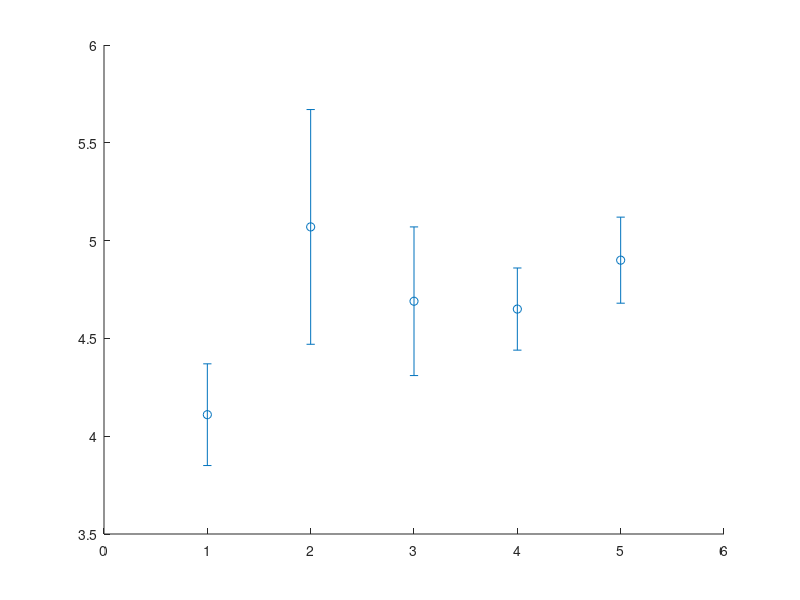

MATLAB code for this plot: (Note: this script raises an error after producing the figure.)
% Example data
lambda = [4.11, 5.07, 4.69, 4.65, 4.9]; % Values of lambda
lambda_error = [0.26, 0.6, 0.38, 0.21, 0.22]; % Confidence intervals (plus-minus values)
x_labels = {'LCO LiClO4', 'LCO LiPF6', 'NMC111 LiClO4', 'NMC111 LiPF6', 'NMC811'}; % X-axis labels (strings)

% Create figure
figure('Position', [100, 100, 600, 400]); % Adjust figure size for publication

% Plot lambda values with error bars
errorbar(lambda, lambda_error, 'o', 'MarkerSize', 10, 'LineWidth', 2, 'CapSize', 10, 'Color', [0, 0.5, 0]);

% Set the x-axis labels and other axis properties
set(gca, 'XTick', 1:length(lambda), 'XTickLabel', x_labels, 'FontSize', 12, 'LineWidth', 1.5);
xtickangle(45); % Rotate x-axis labels for better readability

% Set Y-axis limits to provide clear spacing around the data points
ylim([min(lambda - lambda_error) - 0.5, max(lambda + lambda_error) + 0.5]);
padding = 0.5; % Amount of padding to add (adjust as needed)
xlim([0.5 - padding, length(lambda) + 0.5 + padding]); % Add padding to both ends of x-axis

% Add axis labels with appropriate font size
xlabel('Electrode-Electrolyte Combination', 'FontSize', 14);
ylabel('$\tilde{\lambda}$', 'Interpreter', 'latex', 'FontSize', 14);

% Title for the plot
title('Dimensionless \lambda with Confidence Intervals', 'FontSize', 16);

% Add grid lines for clarity
grid on;

% Make sure that the plot looks clean by removing unnecessary borders
set(gca, 'box', 'on');
% Optional: Save the figure as a high-resolution image for publication
saveas(gcf, 'lambda_with_error_bars.png'); % Save as PNG (you can change format to EPS, PDF, etc.)

% Optional: Adjust the figure to be publication quality
set(gcf, 'Color', 'w'); % Set background color to white
